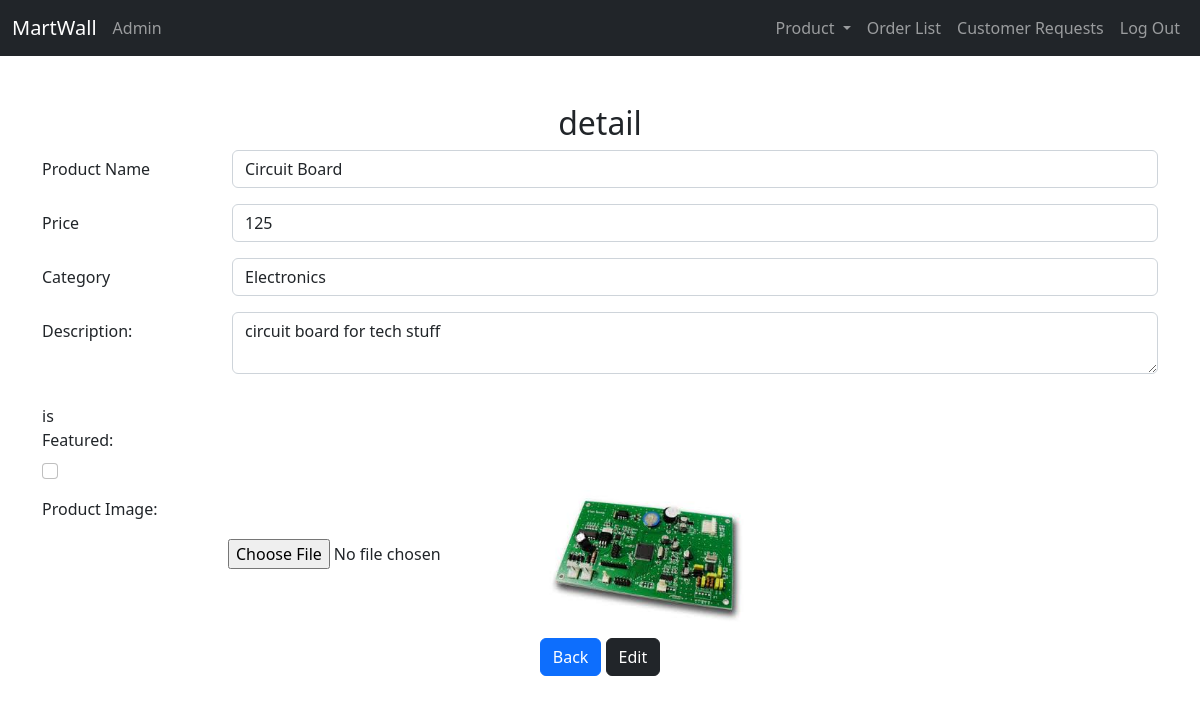
Screenshot of /Product/details/27 (signed in) with the database file from the repository.
### tables this page shows
CREATE TABLE `product` (
  `product_id` int(5) NOT NULL,
  `product_name` varchar(20) NOT NULL,
  `price` int(5) NOT NULL,
  `description` text NOT NULL,
  `is_featured` tinyint(1) NOT NULL,
  `category_id` int(5) NOT NULL,
  `product_image` varchar(50) NOT NULL
);

### app/core/Controller.php (called while the page is built, shortened)
<?php
class Controller{
	public function view($name, $data = []){
		include('app/views/' . $name . '.php');
	}
}

### app/controllers/Product.php (called while the page is built, shortened)
<?php
class Product extends \app\core\Controller {
	public function details($product_id) {
		$product = new \app\models\Product();
        $category = new \app\models\Category();
        $product = $product->getProductbyId($product_id);
        $category = $category->getCategories();
        $this->view('Product/adminProductDetail',  ['category'=>$category, 'product'=>$product]);
	}
}

### app/core/App.php (called while the page is built, shortened)
<?php
class App{
	private $method = 'index';
	public function __construct(){
		$url = self::parseUrl();
		if(isset($url[0])){
			unset($url[0]);
		}
		$this->controller = new $this->controller;
		if(isset($url[1])){
			if(method_exists($this->controller, $url[1])){
				$this->method = $url[1];
			}
			unset($url[1]);
		}
		$params = $url ? array_values($url) : [];
		call_user_func_array([$this->controller, $this->method], $params);
	}
	public static function parseUrl(){
		if(isset($_GET['url'])) {
			return explode('/',
				filter_var(
					rtrim($_GET['url'], '/')),
				FILTER_SANITIZE_URL);
		}
	}
}

### index.php (called while the page is built, shortened)
<?php
	new app\core\App();

### app/models/Product.php (called while the page is built, shortened)
<?php
class Product extends \app\core\Model {
  public function getProductbyId($product_id){
		$SQL = "SELECT * FROM product WHERE product_id=:product_id";
		$STMT = self::$_connection->prepare($SQL);
		$STMT->execute(['product_id'=>$product_id]);
		$STMT->setFetchMode(\PDO::FETCH_CLASS, 'app\models\Product');
		return $STMT->fetch();
	}
}

### app/core/Model.php (called while the page is built, shortened)
<?php
class Model{
	public function __construct(){
		$server = 'localhost';
		$dbname = 'ecom_project';
		$username = 'root';
		$password = '';
	}
}

### app/models/Category.php (called while the page is built, shortened)
<?php
class Category extends \app\core\Model{
	public function getCategories(){
		$SQL = "SELECT * FROM category";
		$STMT = self::$_connection->prepare($SQL);
		$STMT->execute();
		$STMT->setFetchMode(\PDO::FETCH_CLASS, 'app\models\Category');
		return $STMT->fetchAll();
	}
}

### app/views/Product/adminProductDetail.php (the view, shortened to what this page needs)
<!DOCTYPE html>
<html lang="en">
    <head>
        <link href="https://cdn.jsdelivr.net/npm/bootstrap@5.2.3/dist/css/bootstrap.min.css" rel="stylesheet">
    </head>
    <body>
    <?php include 'app\views\includes\adminHeader.php'; ?>
        <div class="container mt-5">
        <h2 class="h1-responsive font-weight-bold text-center">detail</h2>
            <form action='' method='post' enctype='multipart/form-data'>
                <div class="row mb-3">
                    <label for=""product_name" class="col-sm-2 col-form-label">Product Name</label>
                    <div class="col-sm-10">
                        <input type="text"  class="form-control" id="product_name" name="product_name" value="<?=$data['product']->product_name?>" >
                    </div>
                </div>
                <div class="row mb-3">
                    <label for="product_price" class="col-sm-2 col-form-label">Price</label>
                    <div class="col-sm-10">
                        <input type="number" class="form-control" min="0.01" step="0.01" id="price" name="price" value="<?=$data['product']->price?>" >
                    </div>
                </div>
                <div class="row mb-3">
                    <label for="product_cate" class="col-sm-2 col-form-label">Category</label>
                    <div class="col-sm-10">
                        <select id="category_id" class="form-control" name="category_id" required>
                            <?php foreach ($data['category'] as $category) {   ?>
                                <option value="<?= $category->category_id?>"><?= $category->category_name?></option>
                            <?php } ?>
                        </select>
                    </div>
                </div>
                <div class="row mb-3">
                    <label for="product_desc" class="col-sm-2 col-form-label">Description:</label>
                    <div class="col-sm-10">
                        <textarea type="text" id="description" name="description" rows="2" class="form-control md-textarea" ><?=$data['product']->description?></textarea>
                    </div>
                </div>
                <div class="row mb-3">
                    <div class="col-sm-2 col-form-label">
                    <label class="col-sm-2 col-form-label" for="gridCheck">
                        is Featured:
                    </label>
                    <div class="col-sm-10">
                        <input class="form-check-input" name="is_featured" type="checkbox" id="is_featured">
                    </div>
                </div>
                <div class="row mb-3">
                    <label class="col-sm-2 col-form-label">Product Image:</label>
                    <div class="col-sm-10">
                        <input type="file" name="product_image" id="product_image"/>
                        <img id='product_img_preview' src='' style="max-width:200px;max-height:200px" />
                    </div>
                </div>
                <div class="text-center text-md-right">
                    <a class="btn btn-primary" href='/Admin/productList/'>Back</a>
                    <button type="submit" class="btn btn-dark" name="action">Edit</button>
                </div>
            </form>
        </div>
    </body>
</html>

### rows the page displays
product: product_name "Circuit Board", price "125", description "circuit board for tech stuff"

### other values shown
form field category_id "Electronics"
